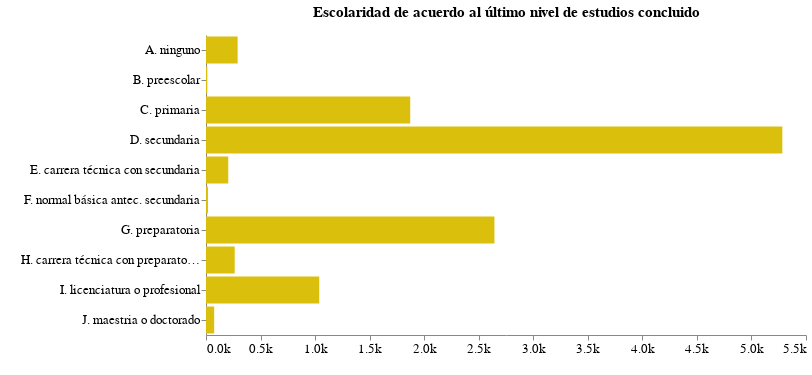

The notebook cell saved with this chart:
### Code cell
grafico_escolaridad

### Figure 1 — Vega-Lite specification as saved in the notebook (floating-point values rounded to 4 significant figures)
{"config": {"view": {"continuousWidth": 400, "continuousHeight": 300, "strokeWidth": 0}, "title": {"fontSize": 15, "offset": 15}}, "data": {"name": "data-53c03e77ece1715fc9aa2c93c83f43af"}, "mark": {"type": "bar", "color": "#DBBF0D"}, "encoding": {"tooltip": [{"field": "ID_PER", "title": "Informantes", "type": "quantitative"}], "x": {"axis": {"format": "1s", "grid": false, "labelFontSize": 13}, "field": "ID_PER", "title": " ", "type": "quantitative"}, "y": {"axis": {"labelFontSize": 13}, "field": "nivel_escolar", "title": " ", "type": "ordinal"}}, "height": 300, "title": "Escolaridad de acuerdo al último nivel de estudios concluido", "width": 600, "$schema": "https://vega.github.io/schema/vega-lite/v4.17.0.json", "datasets": {"data-53c03e77ece1715fc9aa2c93c83f43af": [{"nivel_escolar": "A. ninguno", "ID_PER": 290}, {"nivel_escolar": "B. preescolar", "ID_PER": 12}, {"nivel_escolar": "C. primaria", "ID_PER": 1872}, {"nivel_escolar": "D. secundaria", "ID_PER": 5283}, {"nivel_escolar": "E. carrera técnica con secundaria", "ID_PER": 204}, {"nivel_escolar": "F. normal básica antec. secundaria", "ID_PER": 18}, {"nivel_escolar": "G. preparatoria", "ID_PER": 2644}, {"nivel_escolar": "H. carrera técnica con preparatoria", "ID_PER": 263}, {"nivel_escolar": "I. licenciatura o profesional", "ID_PER": 1038}, {"nivel_escolar": "J. maestria o doctorado", "ID_PER": 75}]}}
